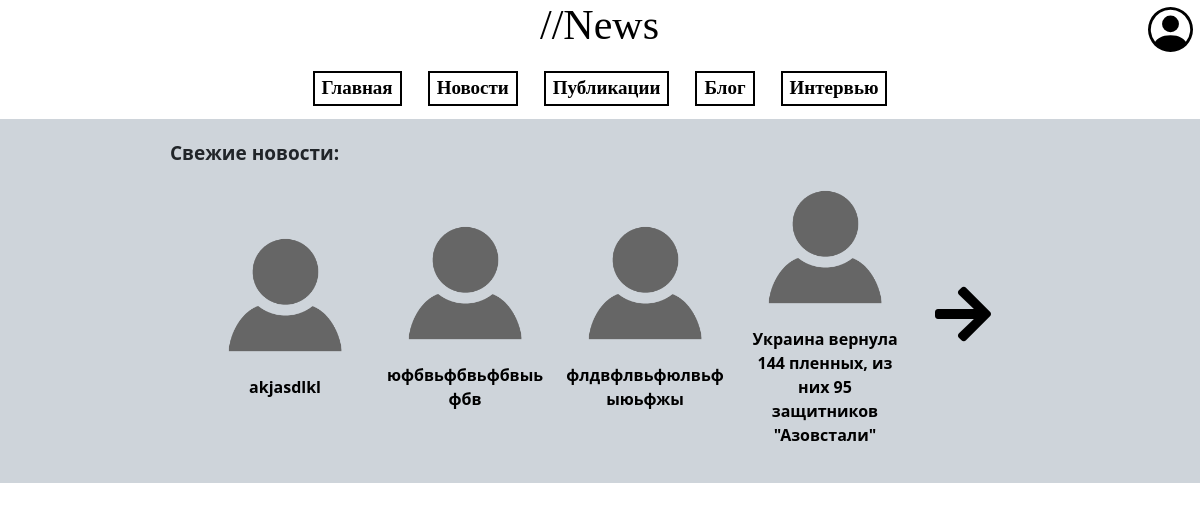
The page / on the database its author committed.
### navigation/models.py (models this page shows, shortened)
class Blog(models.Model):
    blog_title = models.CharField('Название',
                                  max_length=300)
    type = models.CharField("Тип статьи",max_length=20, null = True)
    img = models.ImageField("Заставка",null=True)
    full_text = models.TextField('Полный текст')
    like = models.ManyToManyField(CustomUser,blank=True,related_name='Like')
    dislike = models.ManyToManyField(CustomUser,blank=True,related_name='dislike')
    date_public = models.DateTimeField('Дата', null=True)
    author = models.ForeignKey(CustomUser,on_delete=models.PROTECT,null=True)
    class Meta:
        verbose_name = 'Blog'
        verbose_name_plural ='Blog Data Base'

### navigation/views.py (the view)
# urls.py: path('',views.home,name='home'),
def home(request):
    DataBase = Blog.objects.order_by('-date_public')[7:]
    Shield = Blog.objects.order_by('-date_public')[:7]
    return render(request,'navigation/home.html', {'DataBase': DataBase,'Shield':Shield})

### navigation/templates/navigation/home.html (shortened to what this page needs)
{% extends 'navigation/sample.html' %}
{% block content %}
<div class ="content">
    <p1>Свежие новости:</p1>
    <div class="slider">
                {% for el in Shield %}
                <a href="{{ el.id }}">
                    <div class="news">
                        <img src="{{ el.img.url }}">
                        <p>{{el.blog_title}}</p>
                    </div>
                </a>
                {% endfor %}
            <a href="{% url 'news' %}" id="go-news" ><i class="fas fa-arrow-right fa-4x"> </i></a>
    </div>
</div>
<div class="section_layout">
</div>
{%endblock%}

### navigation/static/navigation/css/home.css (style rules this page uses)
.content { background: #ced4da; padding: 20px; }
.slider { display: flex; align-items: center; justify-content: center; }
#go-news { color:black; height: 66px; width:60px; margin-left:10px; display:block; position:relative; }
.content p1 { margin-left:150px; top:100px; font-weight:bold; font-size:19px; }
.news,.news-light { height: 100% ; float:left; margin-right:20px; width: 160px; }
.news p,.news-light p, .section_news p { text-decoration:none; color: black; text-align: center; font-weight: bold; word-wrap: break-word; }
.news img,.news-light img { padding: 10px; display: block; margin-left: auto; margin-right: auto; width:100%; }
.section_layout { padding:10px; background:WHITE; display:inline-block; }

### navigation/static/navigation/css/news.css (style rules this page uses)
p1 { font-size:16px; font-weight:bold; text-align:center; }

### rows shown on the page
Blog: img (picture), blog_title "akjasdlkl"
Blog: img (picture), blog_title "юфбвьфбвьфбвыьфбв"
Blog: img (picture), blog_title "флдвфлвьфюлвьфыюьфжы"
Blog: img (picture), blog_title "Украина вернула 144 пленных, из них 95 защитников \"Азовстали\""
